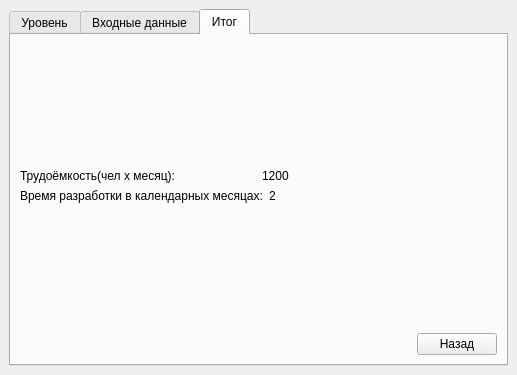
<?xml version="1.0" encoding="UTF-8"?>
<ui version="4.0">
 <class>MainWindow</class>
 <widget class="QMainWindow" name="MainWindow">
  <property name="geometry">
   <rect>
    <x>0</x>
    <y>0</y>
    <width>517</width>
    <height>375</height>
   </rect>
  </property>
  <property name="windowTitle">
   <string>MainWindow</string>
  </property>
  <widget class="QWidget" name="centralwidget">
   <layout class="QHBoxLayout" name="horizontalLayout">
    <item>
     <widget class="QTabWidget" name="tabWidget">
      <property name="autoFillBackground">
       <bool>false</bool>
      </property>
      <property name="tabPosition">
       <enum>QTabWidget::North</enum>
      </property>
      <property name="currentIndex">
       <number>2</number>
      </property>
      <widget class="QWidget" name="tab">
       <attribute name="title">
        <string>Уровень</string>
       </attribute>
       <layout class="QVBoxLayout" name="verticalLayout">
        <item>
         <spacer name="verticalSpacer_2">
          <property name="orientation">
           <enum>Qt::Vertical</enum>
          </property>
          <property name="sizeHint" stdset="0">
           <size>
            <width>20</width>
            <height>40</height>
           </size>
          </property>
         </spacer>
        </item>
        <item>
         <widget class="QLabel" name="label">
          <property name="text">
           <string>Выберите уровень сложности проекта</string>
          </property>
         </widget>
        </item>
        <item>
         <widget class="QComboBox" name="comboBox">
          <item>
           <property name="text">
            <string>распространенный тип (organic projects)</string>
           </property>
          </item>
          <item>
           <property name="text">
            <string> встроенный тип (embedded projects)</string>
           </property>
          </item>
          <item>
           <property name="text">
            <string>полунезависимый тип (semidetached projects)</string>
           </property>
          </item>
         </widget>
        </item>
        <item>
         <spacer name="verticalSpacer">
          <property name="orientation">
           <enum>Qt::Vertical</enum>
          </property>
          <property name="sizeHint" stdset="0">
           <size>
            <width>20</width>
            <height>40</height>
           </size>
          </property>
         </spacer>
        </item>
        <item>
         <layout class="QHBoxLayout" name="horizontalLayout_2">
          <item>
           <spacer name="horizontalSpacer">
            <property name="orientation">
             <enum>Qt::Horizontal</enum>
            </property>
            <property name="sizeHint" stdset="0">
             <size>
              <width>40</width>
              <height>20</height>
             </size>
            </property>
           </spacer>
          </item>
          <item>
           <widget class="QPushButton" name="pushButton">
            <property name="text">
             <string>Далее</string>
            </property>
           </widget>
          </item>
         </layout>
        </item>
       </layout>
      </widget>
      <widget class="QWidget" name="tab_2">
       <attribute name="title">
        <string>Входные данные</string>
       </attribute>
       <layout class="QVBoxLayout" name="verticalLayout_2">
        <item>
         <spacer name="verticalSpacer_3">
          <property name="orientation">
           <enum>Qt::Vertical</enum>
          </property>
          <property name="sizeHint" stdset="0">
           <size>
            <width>20</width>
            <height>40</height>
           </size>
          </property>
         </spacer>
        </item>
        <item>
         <layout class="QHBoxLayout" name="horizontalLayout_3">
          <item>
           <widget class="QLabel" name="label_2">
            <property name="text">
             <string>Объем программного продукта(тыс. строк):</string>
            </property>
           </widget>
          </item>
          <item>
           <widget class="QSpinBox" name="spinBox"/>
          </item>
         </layout>
        </item>
        <item>
         <spacer name="verticalSpacer_4">
          <property name="orientation">
           <enum>Qt::Vertical</enum>
          </property>
          <property name="sizeHint" stdset="0">
           <size>
            <width>20</width>
            <height>40</height>
           </size>
          </property>
         </spacer>
        </item>
        <item>
         <layout class="QHBoxLayout" name="horizontalLayout_5">
          <item>
           <spacer name="horizontalSpacer_2">
            <property name="orientation">
             <enum>Qt::Horizontal</enum>
            </property>
            <property name="sizeHint" stdset="0">
             <size>
              <width>40</width>
              <height>20</height>
             </size>
            </property>
           </spacer>
          </item>
          <item>
           <widget class="QPushButton" name="pushButton_3">
            <property name="text">
             <string>Назад</string>
            </property>
           </widget>
          </item>
          <item>
           <widget class="QPushButton" name="pushButton_2">
            <property name="text">
             <string>Далее</string>
            </property>
           </widget>
          </item>
         </layout>
        </item>
       </layout>
      </widget>
      <widget class="QWidget" name="tab_5">
       <attribute name="title">
        <string>Итог</string>
       </attribute>
       <layout class="QVBoxLayout" name="verticalLayout_3">
        <item>
         <spacer name="verticalSpacer_5">
          <property name="orientation">
           <enum>Qt::Vertical</enum>
          </property>
          <property name="sizeHint" stdset="0">
           <size>
            <width>20</width>
            <height>114</height>
           </size>
          </property>
         </spacer>
        </item>
        <item>
         <layout class="QHBoxLayout" name="horizontalLayout_6">
          <item>
           <widget class="QLabel" name="label_3">
            <property name="text">
             <string>Трудоёмкость(чел х месяц):</string>
            </property>
           </widget>
          </item>
          <item>
           <widget class="QLabel" name="label_4">
            <property name="text">
             <string>1200</string>
            </property>
           </widget>
          </item>
         </layout>
        </item>
        <item>
         <layout class="QHBoxLayout" name="horizontalLayout_8">
          <item>
           <widget class="QLabel" name="label_5">
            <property name="text">
             <string>Время разработки в календарных месяцах:</string>
            </property>
           </widget>
          </item>
          <item>
           <widget class="QLabel" name="label_6">
            <property name="text">
             <string>2</string>
            </property>
           </widget>
          </item>
         </layout>
        </item>
        <item>
         <spacer name="verticalSpacer_6">
          <property name="orientation">
           <enum>Qt::Vertical</enum>
          </property>
          <property name="sizeHint" stdset="0">
           <size>
            <width>20</width>
            <height>114</height>
           </size>
          </property>
         </spacer>
        </item>
        <item>
         <layout class="QHBoxLayout" name="horizontalLayout_7">
          <item>
           <spacer name="horizontalSpacer_3">
            <property name="orientation">
             <enum>Qt::Horizontal</enum>
            </property>
            <property name="sizeHint" stdset="0">
             <size>
              <width>40</width>
              <height>20</height>
             </size>
            </property>
           </spacer>
          </item>
          <item>
           <widget class="QPushButton" name="pushButton_4">
            <property name="text">
             <string>Назад</string>
            </property>
           </widget>
          </item>
         </layout>
        </item>
       </layout>
      </widget>
     </widget>
    </item>
   </layout>
  </widget>
 </widget>
 <resources/>
 <connections/>
</ui>
